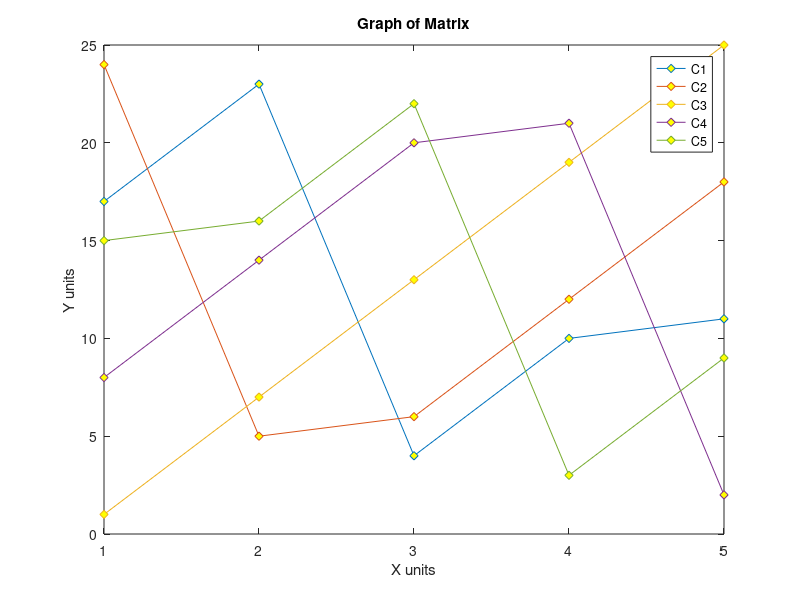

Here is the MATLAB script that generated this plot:
Y=magic(5);
plot(Y,'Marker','d','MarkerFaceColor',[1 1 0])
legend('C1','C2','C3','C4','C5')
ylabel('Y units')
xlabel('X units')
title({'Graph of Matrix'})